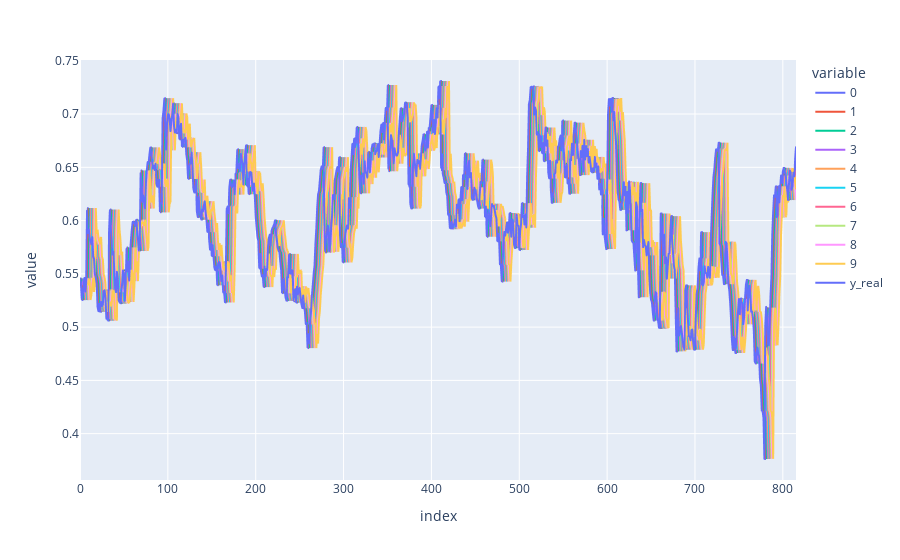

Here is the notebook cell this chart was saved with:
### Code cell
pred_df.plot()

### Figure 1 — Plotly figure (JSON) as saved in the notebook; plotly's stock layout.template omitted (floating-point values rounded to 4 significant figures; data arrays with more than 128 entries replaced by an {"elided": "..."} marker saying what was removed)
{"data": [{"hovertemplate": "variable=0<br>index=%{x}<br>value=%{y}<extra></extra>", "legendgroup": "0", "line": {"color": "#636efa", "dash": "solid"}, "mode": "lines", "name": "0", "showlegend": true, "type": "scattergl", "x": {"elided": "816 int values"}, "xaxis": "x", "y": {"elided": "816 float values"}, "yaxis": "y"}, {"hovertemplate": "variable=1<br>index=%{x}<br>value=%{y}<extra></extra>", "legendgroup": "1", "line": {"color": "#EF553B", "dash": "solid"}, "mode": "lines", "name": "1", "showlegend": true, "type": "scattergl", "x": {"elided": "816 int values"}, "xaxis": "x", "y": {"elided": "816 float values"}, "yaxis": "y"}, {"hovertemplate": "variable=2<br>index=%{x}<br>value=%{y}<extra></extra>", "legendgroup": "2", "line": {"color": "#00cc96", "dash": "solid"}, "mode": "lines", "name": "2", "showlegend": true, "type": "scattergl", "x": {"elided": "816 int values"}, "xaxis": "x", "y": {"elided": "816 float values"}, "yaxis": "y"}, {"hovertemplate": "variable=3<br>index=%{x}<br>value=%{y}<extra></extra>", "legendgroup": "3", "line": {"color": "#ab63fa", "dash": "solid"}, "mode": "lines", "name": "3", "showlegend": true, "type": "scattergl", "x": {"elided": "816 int values"}, "xaxis": "x", "y": {"elided": "816 float values"}, "yaxis": "y"}, {"hovertemplate": "variable=4<br>index=%{x}<br>value=%{y}<extra></extra>", "legendgroup": "4", "line": {"color": "#FFA15A", "dash": "solid"}, "mode": "lines", "name": "4", "showlegend": true, "type": "scattergl", "x": {"elided": "816 int values"}, "xaxis": "x", "y": {"elided": "816 float values"}, "yaxis": "y"}, {"hovertemplate": "variable=5<br>index=%{x}<br>value=%{y}<extra></extra>", "legendgroup": "5", "line": {"color": "#19d3f3", "dash": "solid"}, "mode": "lines", "name": "5", "showlegend": true, "type": "scattergl", "x": {"elided": "816 int values"}, "xaxis": "x", "y": {"elided": "816 float values"}, "yaxis": "y"}, {"hovertemplate": "variable=6<br>index=%{x}<br>value=%{y}<extra></extra>", "legendgroup": "6", "line": {"color": "#FF6692", "dash": "solid"}, "mode": "lines", "name": "6", "showlegend": true, "type": "scattergl", "x": {"elided": "816 int values"}, "xaxis": "x", "y": {"elided": "816 float values"}, "yaxis": "y"}, {"hovertemplate": "variable=7<br>index=%{x}<br>value=%{y}<extra></extra>", "legendgroup": "7", "line": {"color": "#B6E880", "dash": "solid"}, "mode": "lines", "name": "7", "showlegend": true, "type": "scattergl", "x": {"elided": "816 int values"}, "xaxis": "x", "y": {"elided": "816 float values"}, "yaxis": "y"}, {"hovertemplate": "variable=8<br>index=%{x}<br>value=%{y}<extra></extra>", "legendgroup": "8", "line": {"color": "#FF97FF", "dash": "solid"}, "mode": "lines", "name": "8", "showlegend": true, "type": "scattergl", "x": {"elided": "816 int values"}, "xaxis": "x", "y": {"elided": "816 float values"}, "yaxis": "y"}, {"hovertemplate": "variable=9<br>index=%{x}<br>value=%{y}<extra></extra>", "legendgroup": "9", "line": {"color": "#FECB52", "dash": "solid"}, "mode": "lines", "name": "9", "showlegend": true, "type": "scattergl", "x": {"elided": "816 int values"}, "xaxis": "x", "y": {"elided": "816 float values"}, "yaxis": "y"}, {"hovertemplate": "variable=y_real<br>index=%{x}<br>value=%{y}<extra></extra>", "legendgroup": "y_real", "line": {"color": "#636efa", "dash": "solid"}, "mode": "lines", "name": "y_real", "showlegend": true, "type": "scattergl", "x": {"elided": "816 int values"}, "xaxis": "x", "y": {"elided": "816 float values"}, "yaxis": "y"}], "layout": {"legend": {"title": {"text": "variable"}, "tracegroupgap": 0}, "margin": {"t": 60}, "xaxis": {"anchor": "y", "domain": [0, 1], "title": {"text": "index"}}, "yaxis": {"anchor": "x", "domain": [0, 1], "title": {"text": "value"}}}}
